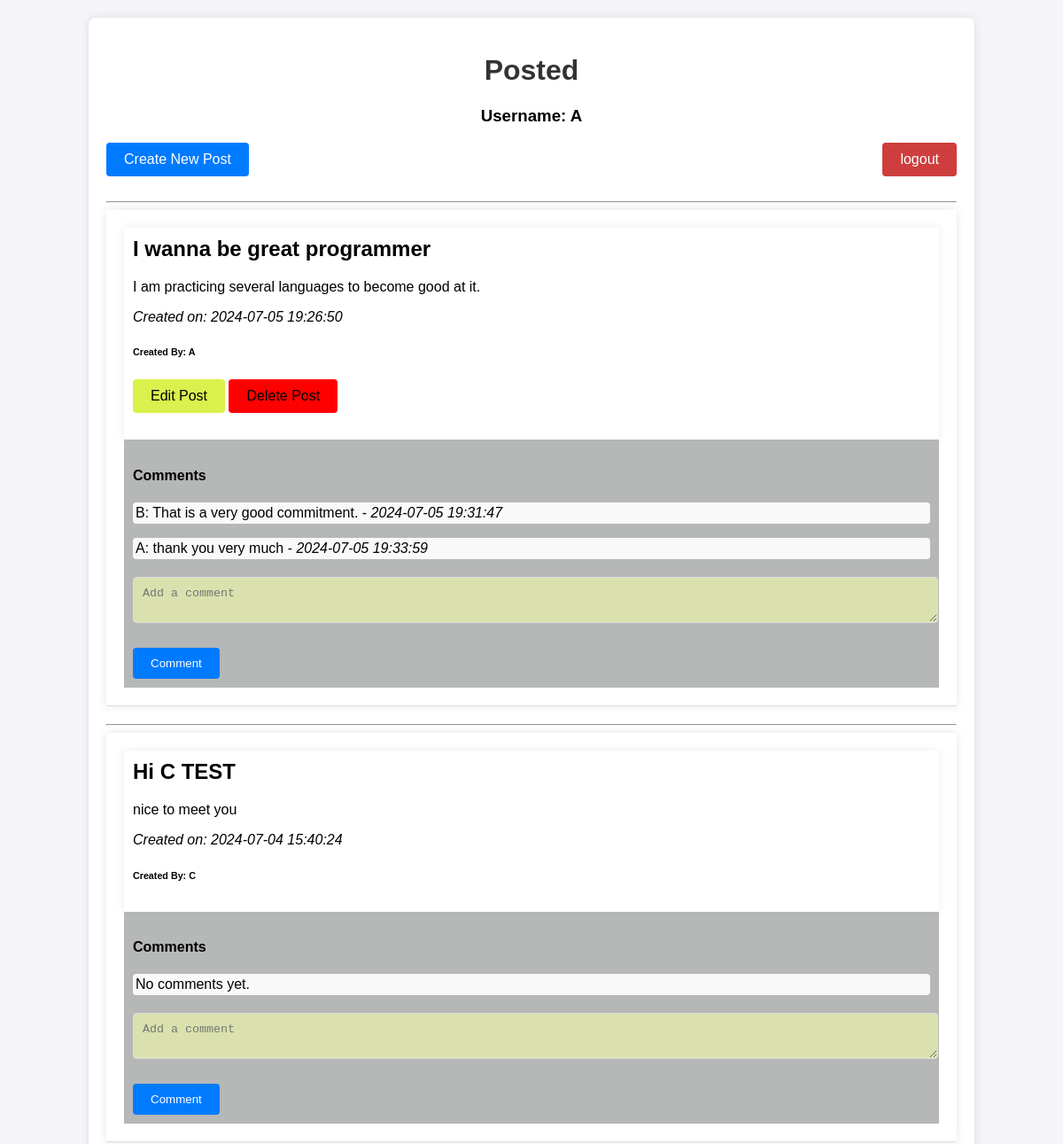
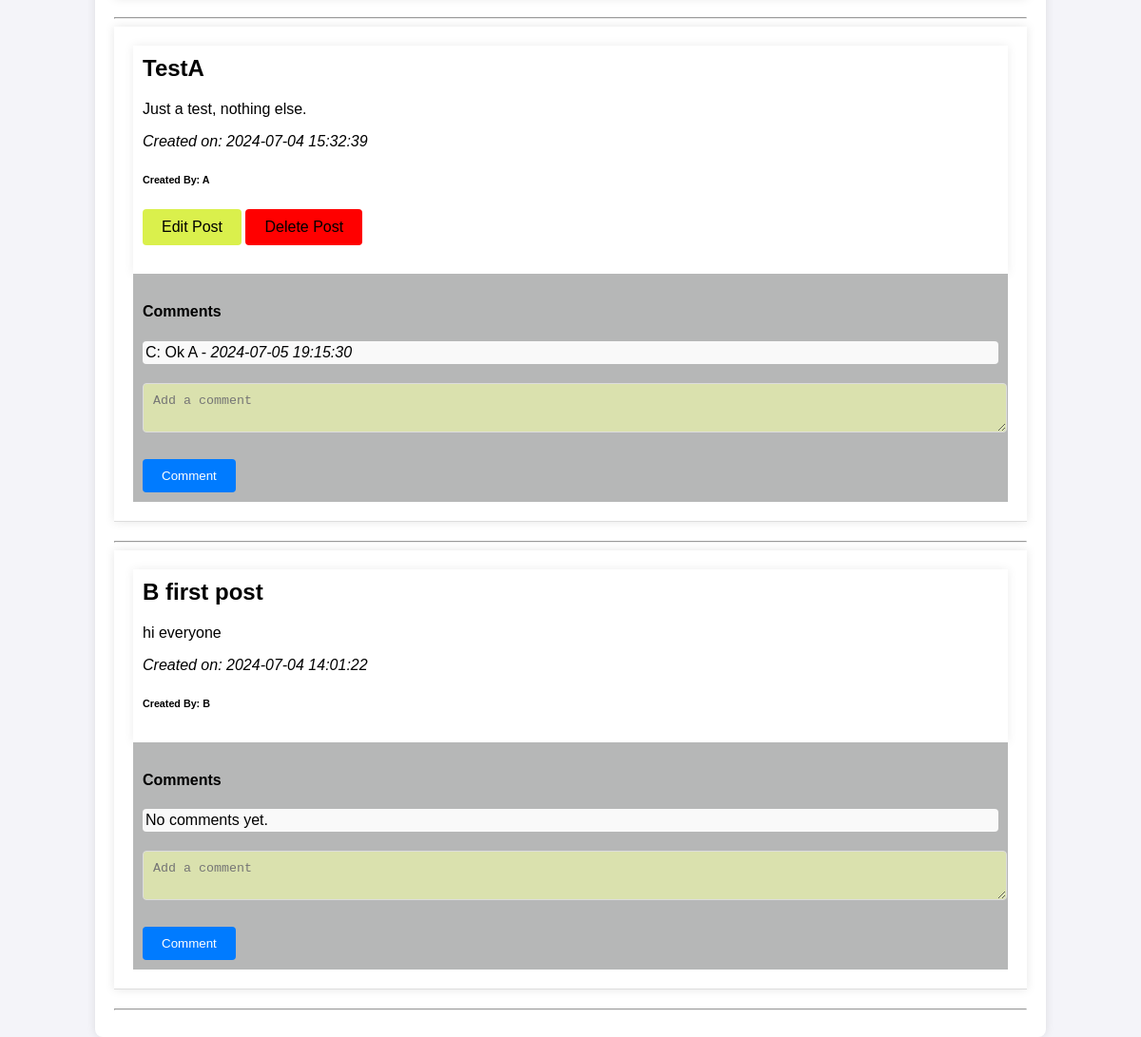
Screenshot of /web_post/index.php (signed in) with the database file from the repository (2 pictures, top to bottom).
### tables this page shows
CREATE TABLE `posts` (
  `p_id` int(11) NOT NULL,
  `u_id` int(11) NOT NULL,
  `title` varchar(255) NOT NULL,
  `content` text NOT NULL,
  `created_at` timestamp NOT NULL DEFAULT current_timestamp()
);

CREATE TABLE `users` (
  `id` int(11) NOT NULL,
  `username` varchar(50) NOT NULL,
  `password` varchar(255) NOT NULL
);

CREATE TABLE `comments` (
  `id` int(11) NOT NULL,
  `post_id` int(11) NOT NULL,
  `u_name` varchar(30) NOT NULL,
  `comment` text NOT NULL,
  `created_at` timestamp NOT NULL DEFAULT current_timestamp()
);

### web_post/index.php (the view, shortened to what this page needs)
<?php
$username = isset($_SESSION['username']) ? $_SESSION['username'] : null;
$id = isset($_SESSION['id']) ? $_SESSION['id'] : null;
$db = new ConnectDb();
$conn = $db->getConn();
$sql = "SELECT * FROM posts
join users on users.id = posts.u_id
ORDER BY created_at DESC";
$result = $conn->query($sql);
?>
<!DOCTYPE html>
<html lang="en">
<head>
    <link rel="stylesheet" href="styless.css">
</head>
<body>
    <div class="container">
        <h1>Posted</h1>
        <?php if (isset($_SESSION['username'])) { ?>
            <h3 align="center">Username: <?= $username ?></h3>
        <?php } ?>
        <a href="post.php" class="button">Create New Post</a>
        <?php if (isset($_SESSION['username'])) { ?>
            <a href="logout.php" class="button" id="logout">logout</a>
        <?php } ?>
        <hr>
        <?php
        if ($result->num_rows > 0) {
            while ($row = $result->fetch_assoc()) {
                echo "<div class='post'>";
                echo "<div class='detail'>";
                echo "<h2>" . $row["title"] . "</h2>";
                echo "<p>" . $row["content"] . "</p>";
                echo "<p><em>Created on: " . $row["created_at"] . "</em></p>";
                echo "<h6>Created By: " . $row["username"] . "</h6>";
                if (isset($id) && $id === $row['u_id']) {
        ?>
                    <div class="btn-group">
                        <a href="edit.php?p_id=<?= htmlspecialchars($row["p_id"]) ?>" class="button" id="edit" style="background-color: #cfec17c4; color: black;">Edit Post</a>
                        <a href="crud/delete_post.php?p_id=<?= htmlspecialchars($row["p_id"]) ?>" class="button" id="delete" style="background-color: red; color: black;">Delete Post</a>
                    </div>
                <?php } ?>
        <?php
                echo "</div>";
                echo "<div class=Comments>";
                echo "<h4>Comments</h4>";
                $post_id = $row["p_id"];
                echo "<div id='comments-$post_id' class='comments'>";
                $comment_sql = "SELECT * FROM comments
                WHERE post_id = $post_id
                ORDER BY created_at ASC";
                $comment_result = $conn->query($comment_sql);
                if ($comment_result->num_rows > 0) {
                    while ($comment = $comment_result->fetch_assoc()) {
                        echo "<p>" . $comment["u_name"] . ": " . $comment["comment"] . " - <em>" . $comment["created_at"] . "</em></p>";
                    }
                } else {
                    echo "<p>No comments yet.</p>";
                }
                echo "</div>";
                echo "
                <form onsubmit='event.preventDefault(); addComment($post_id);' class='comment-form'>
                    <textarea id='comment-$post_id' required placeholder='Add a comment'></textarea><br>
                    <input type='hidden' id='u_name-$post_id' value='" . htmlspecialchars($username) . "'>
                    <input type='submit' value='Comment'>
                </form>";
                echo "</div>";
                echo "</div><hr>";
            }
        } else {
            echo "No posts found.";
        }
        ?>
    </div>
</body>
</html>

### web_post/styless.css (style rules this page uses)
body { font-family: Arial, sans-serif; background-color: #f4f4f9; margin: 0; padding: 0; }
.container { width: 80%; margin: 20px auto; padding: 20px; background: #fff; box-shadow: 0 0 10px rgba(0, 0, 0, 0.1); border-radius: 8px; }
h1 { text-align: center; color: #333; }
a.button { display: inline-block; padding: 10px 20px; margin-bottom: 20px; background: #007bff; color: #fff; text-decoration: none; border-radius: 4px; text-align: center; }
#logout { float: inline-end; background: #c00505c4; }
.post { padding: 20px; border-bottom: 1px solid #ddd; margin-bottom: 20px; box-shadow: 0 0 10px rgba(0, 0, 0, 0.1); }
.detail { padding: 10px; box-shadow: 0 0 10px rgba(0, 0, 0, 0.077); }
.post h2 { margin-top: 0; }
.comments { margin-top: 10px; }
.comments p { padding: 3px; background: #f9f9f9; border-radius: 4px; margin-bottom: 10px; }
.comment-form { margin-top: 20px; }
.comment-form textarea { width: 98.5%; padding: 10px; border-radius: 4px; border: 1px solid #dddddd; background-color: #e5eeacc4; margin-bottom: 10px; }
.comment-form input[type="submit"] { padding: 10px 20px; background: #007bff; color: #fff; border: none; border-radius: 4px; cursor: pointer; }
.Comments { padding: 10px; background-color: rgb(182, 183, 183); }
form { display: flex; flex-direction: column; }
input[type="text"], textarea { width: 98%; padding: 10px; margin-bottom: 3px; border: 1px solid #ddd; border-radius: 4px; }
input[type="submit"] { padding: 10px 20px; background: #28a745; color: #fff; border: none; border-radius: 4px; cursor: pointer; align-self: flex-start; }

### rows the page displays
posts: title "I wanna be great programmer", content "I am practicing several languages ​​to become good at it.", created_at "2024-07-05 19:26:50", u.username "A", p_id "Add a comment"
comments: u_name "B", comment "That is a very good commitment.", created_at "2024-07-05 19:31:47"
comments: u_name "A", comment "thank you very much", created_at "2024-07-05 19:33:59"
posts: title "Hi C TEST", content "nice to meet you", created_at "2024-07-04 15:40:24", u.username "C", shows "No comments yet.", p_id "Add a comment"
posts: title "TestA", content "Just a test, nothing else.", created_at "2024-07-04 15:32:39", u.username "A", p_id "Add a comment"
comments: u_name "C", comment "Ok A", created_at "2024-07-05 19:15:30"
posts: title "B first post", content "hi everyone", created_at "2024-07-04 14:01:22", u.username "B", shows "No comments yet.", p_id "Add a comment"

### other values shown
$username "A"
